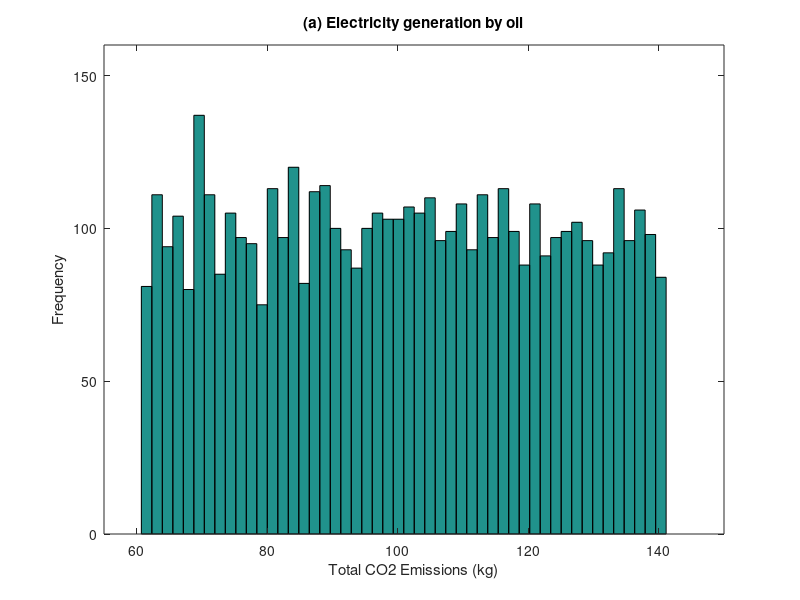

This chart was generated by the following MATLAB code:
clear all; clc;
% Monte Carlo simulation for electricity generation by oil

% construct the A and B matrix 
A=[-2 100;10 0];
B=[10 5];

% obtain the dimensions of matrix A and B
[n,n]=size(A);
[m,n]=size(B);

% specify the uncertainty for matrix A and B
A_uncertainty=zeros(n,n);
B_uncertainty=zeros(m,n);
A_uncertainty(1,1)=0.3;
B_uncertainty=[4 2];

% perform Monte Carlo simulation
run_number=5000;
f=[0;100];
g=[];
G=[];
for i=1:run_number
A_rand=rand(n,n)*2-1;
A_range=A_uncertainty.*A_rand;
B_rand=rand(m,n)*2-1;
B_range=B_uncertainty.*B_rand;
A_value=A+A_range;
B_value=B+B_range;
g=B_value*inv(A_value)*f;
G=[G g];
end

% plot
hist(G(1,:),50)
axis([55 150 0 160]);
xlabel('Total CO2 Emissions (kg)');
ylabel('Frequency');
title('(a) Electricity generation by oil');